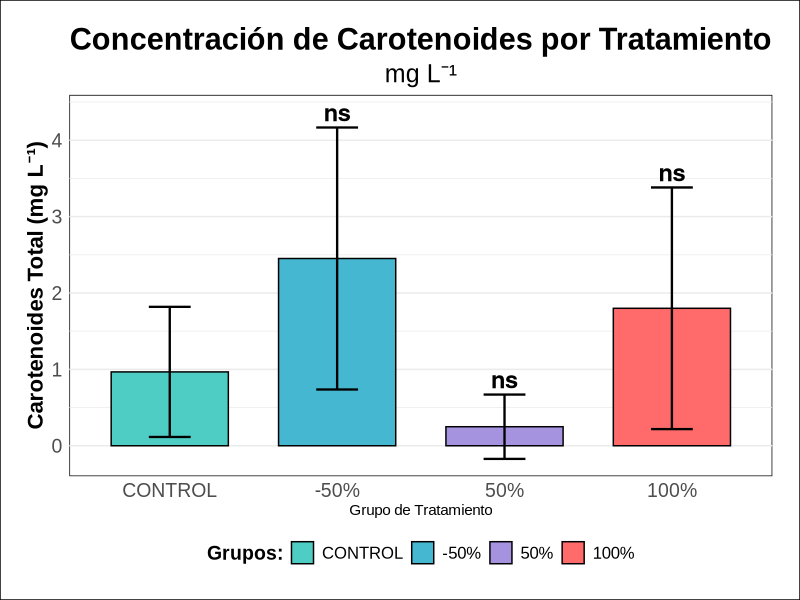
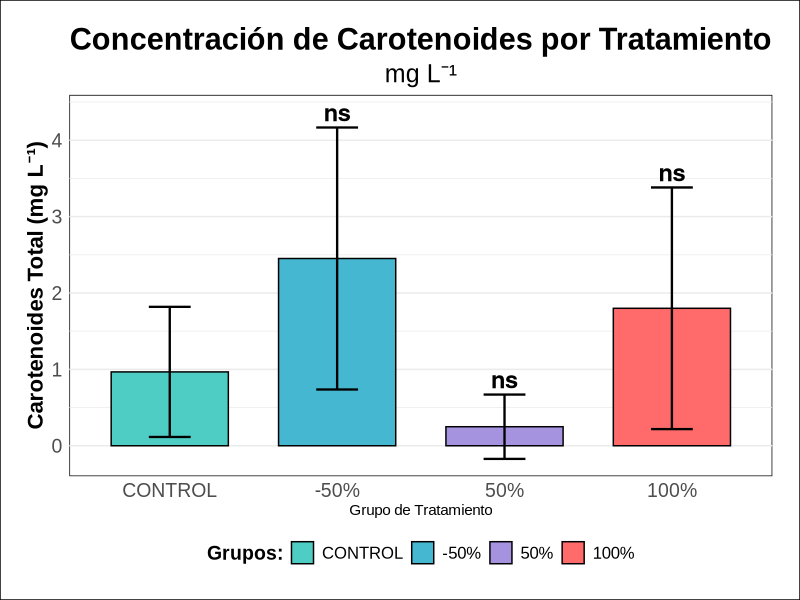

Here is the R script that generated these plots, in order:
# ==========================================================================
# Concentración de carotenoides por tratamiento
# ==========================================================================
# Autor: Dr. José Juan Torres Martínez
# Docente de Ciencias Químicas
# Universidad Autónoma de San Luis Potosí (UASLP)
# México
#
# Material académico para estudiantes
#
# Descripción: Análisis estadístico (prueba de Dunnett) y gráfico de la concentración de carotenoides por tratamiento.
# ==========================================================================


# 1. CARGAR PAQUETES Y DATOS
# ----------------------------------
library(tidyverse)
library(multcomp)
library(ggtext)

# Nuevos datos de carotenoides calculando la media de las repeticiones
datos_carotenoides <- data.frame(
  Grupo = factor(rep(c("CONTROL", "-50%", "50%", "100%"), each = 3), levels = c("CONTROL", "-50%", "50%", "100%")),
  Repetición = factor(rep(1:3, 4)),
  Carotenoides_Total_original = c(1.607437, 1.293179, -0.050430,
                         2.116677, 0.928509, 4.309613,
                         0.011860, -0.170163, 0.735460,
                         2.969862, 2.429413, -0.455743)
)

# Valores negativos: tres mediciones dieron concentración negativa (-0.050430 en
# CONTROL, -0.170163 en 50% y -0.455743 en 100%), lo cual es físicamente imposible
# para una concentración. Son valores por debajo del límite de detección: al
# restar el blanco, una muestra sin carotenoides detectables puede dar un número
# negativo por el ruido de la medición (Analytical Methods Committee, Royal
# Society of Chemistry, 2001, "What should be done with results below the
# detection limit?", AMC Technical Brief No. 5). Para el análisis esos valores
# se registran como 0 (no detectado); los valores originales se conservan en
# Carotenoides_Total_original.
datos_carotenoides$Carotenoides_Total <- pmax(datos_carotenoides$Carotenoides_Total_original, 0)

# ----------------------------------
# 2. ANÁLISIS ESTADÍSTICO
# ----------------------------------
dunnett_resultados_carotenoides <- datos_carotenoides %>%
  group_by(NULL) %>% # No agrupamos por días
  group_modify(~ {
    .x$Grupo <- relevel(.x$Grupo, ref = "CONTROL")
    modelo <- aov(Carotenoides_Total ~ Grupo, data = .x)
    dunnett <- glht(modelo, linfct = mcp(Grupo = "Dunnett"))
    resumen <- summary(dunnett)
    
    data.frame(
      contrast = names(coef(dunnett)),
      estimate = as.numeric(coef(dunnett)),
      p.value = as.numeric(resumen$test$pvalues),
      stringsAsFactors = FALSE
    )
  }) %>%
  ungroup() %>%
  mutate(
    contrast = str_remove(contrast, " - CONTROL"),
    p.adj = p.value,
    p.adj.signif = case_when(
      p.adj > 0.05 ~ "ns",
      p.adj <= 0.05 & p.adj > 0.01 ~ "*",
      p.adj <= 0.01 & p.adj > 0.001 ~ "**",
      p.adj <= 0.001 ~ "***"
    )
  )

# Preparar datos para gráfico
datos_resumen_carotenoides <- datos_carotenoides %>%
  group_by(Grupo) %>%
  summarise(
    Media_Carotenoides = mean(Carotenoides_Total),
    DE_Carotenoides = sd(Carotenoides_Total),
    n = n(),
    .groups = "drop"
  )

resultados_grafico_carotenoides <- datos_resumen_carotenoides %>%
  filter(Grupo != "CONTROL") %>%
  left_join(dunnett_resultados_carotenoides, by = c("Grupo" = "contrast")) %>%
  mutate(y.position = Media_Carotenoides + DE_Carotenoides + 0.2) # Ajuste menor para la posición de las etiquetas

# ----------------------------------
# 3. GRÁFICO CON LEYENDA
# ----------------------------------
grafico_final_carotenoides <- ggplot(datos_resumen_carotenoides, aes(x = Grupo, y = Media_Carotenoides, fill = Grupo)) +
  geom_bar(stat = "identity", color = "black", position = position_dodge(), width = 0.7) +
  geom_errorbar(aes(ymin = Media_Carotenoides - DE_Carotenoides,
                    ymax = Media_Carotenoides + DE_Carotenoides),
                width = 0.25,
                position = position_dodge(0.7),
                size = 0.8) +
  scale_fill_manual(values = c("CONTROL" = "#4ECDC4",
                               "-50%" = "#45B7D1",
                               "50%" = "#A593E0",
                               "100%" = "#FF6B6B"),
                    name = "Grupos:") +
  geom_text(data = resultados_grafico_carotenoides %>% filter(!is.na(p.adj.signif)),
            aes(x = Grupo, y = y.position, label = p.adj.signif),
            size = 6, fontface = "bold", color = "black",
            position = position_dodge(width = 0.7)) +
  labs(
    title = "Concentración de Carotenoides por Tratamiento",
    subtitle = "mg L⁻¹",
    x = "Grupo de Tratamiento",
    y = "Carotenoides Total (mg L⁻¹)"
  ) +
  theme_minimal() +
  theme(
    text = element_text(family = "Arial"),
    plot.background = element_rect(fill = "white"),
    panel.background = element_rect(fill = "white"),
    plot.title = element_text(face = "bold", hjust = 0.5, size = 22),
    plot.subtitle = element_text(hjust = 0.5, size = 18),
    axis.title.y = element_text(face = "bold", size = 16),
    axis.text.x = element_text(size = 14),
    axis.text.y = element_text(size = 14),
    legend.position = "bottom",
    legend.title = element_text(face = "bold", size = 14),
    legend.text = element_text(size = 12),
    panel.grid.major.x = element_blank(),
    panel.grid.minor.x = element_blank(),
    plot.margin = margin(20, 20, 20, 20),
    strip.background = element_rect(fill = "lightgray")
  )

# Mostrar gráfico
print(grafico_final_carotenoides)

# Exportar en alta calidad
ggsave("carotenoides_tratamientos.png", plot = grafico_final_carotenoides,
       dpi = 300, bg = "white",
       width = 10, height = 6, units = "in")

# --------------------------------------------------------------------------
# Interpretación: Concentración de Carotenoides por Tratamiento
# --------------------------------------------------------------------------
# - Eje X: Grupo de Tratamiento (CONTROL, -50%, 50% y 100%). Es una variable
#   categórica, sin unidades: cada barra es un tratamiento distinto, no una cantidad
#   que aumente de izquierda a derecha. Los tratamientos son niveles de un factor
#   (por ejemplo, una dosis o condición aplicada al cultivo).
# - Eje Y: Carotenoides Total, en miligramos por litro (mg L⁻¹). La altura de cada
#   barra es la media de las 3 repeticiones de ese tratamiento. La línea vertical
#   que cruza cada barra es la barra de error: muestra la desviación estándar (DE),
#   es decir, cuánto variaron las repeticiones alrededor de la media. También está
#   en mg L⁻¹, igual que el eje Y.
# - Lo que se aprecia: la barra más alta es la del tratamiento -50% (media de
#   aprox. 2.45 mg L⁻¹) y la más baja es la del 50% (media de aprox. 0.25 mg L⁻¹).
#   El CONTROL queda en aprox. 0.97 mg L⁻¹ y el 100% en aprox. 1.80 mg L⁻¹. Las
#   barras de error son grandes, sobre todo en -50% y en 100%: dentro de un mismo
#   tratamiento las repeticiones dieron valores muy distintos entre sí.
# - Tres mediciones dieron valores negativos (-0.050430 en CONTROL, -0.170163 en
#   50% y -0.455743 en 100%): no son concentraciones reales, son muestras por
#   debajo del límite de detección y en el análisis se registran como 0 (no
#   detectado), con los valores originales conservados en el script. Con ese
#   cambio las medias quedan en aprox. 0.97 (CONTROL), 2.45 (-50%), 0.25 (50%) y
#   1.80 (100%) mg L⁻¹, y la prueba de Dunnett sigue sin encontrar diferencias
#   significativas contra el control.
# - Qué significa: en promedio, el tratamiento -50% acumuló más carotenoides que el
#   control, mientras que el 50% acumuló menos. Pero como la variación entre
#   repeticiones es grande, la media sola no basta para concluir: hay que mirar los
#   símbolos sobre cada barra, que son el resultado de la prueba de Dunnett, que
#   compara cada tratamiento contra el CONTROL (ns = sin diferencia significativa,
#   p > 0.05; * p ≤ 0.05; ** p ≤ 0.01; *** p ≤ 0.001).

# --------------------------------------------------------------------------
# Qué aprendimos
# --------------------------------------------------------------------------
# - Cómo leer un gráfico de barras con media y desviación estándar: la altura de la
#   barra es el promedio de las repeticiones y la barra de error indica cuánto se
#   dispersaron esas repeticiones.
# - Que el eje X puede ser categórico (tratamientos) y no tener unidades, mientras
#   que el eje Y sí las tiene: aquí, miligramos por litro (mg L⁻¹).
# - Que una media alta con una barra de error grande es menos confiable que una media
#   parecida con una barra de error pequeña, y por eso se usa una prueba estadística
#   (Dunnett) para comparar cada tratamiento contra el control.
# - Que una concentración negativa no es un dato real: es una muestra por debajo
#   del límite de detección y en el análisis se registra como 0 (no detectado),
#   sin borrar el valor original.
# - Que el tratamiento -50% tuvo la media más alta de carotenoides (aprox. 2.45 mg L⁻¹)
#   y el 50% la más baja (aprox. 0.25 mg L⁻¹), y que los símbolos sobre las barras
#   indican si cada tratamiento difiere del control según la prueba de Dunnett.
